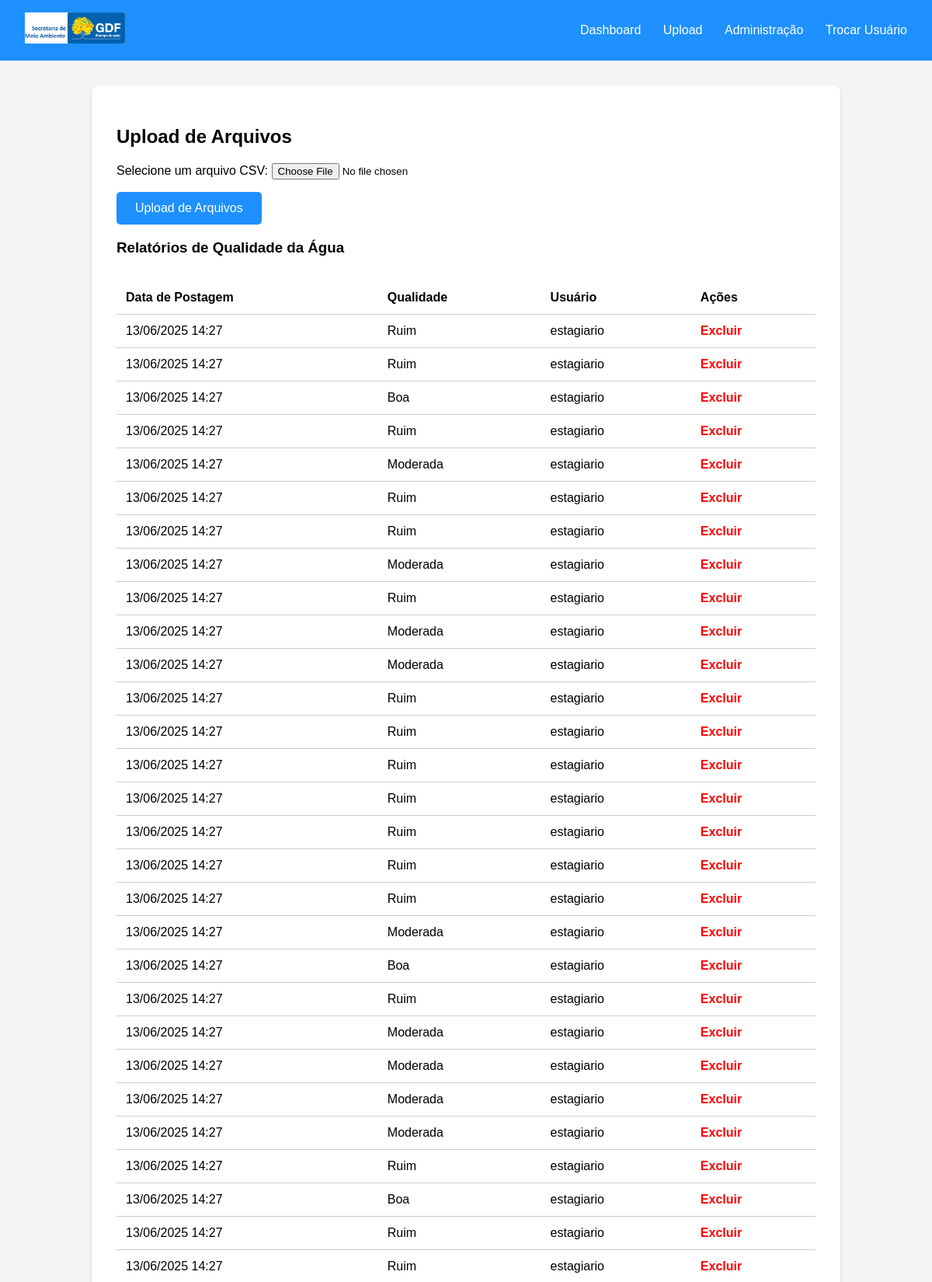
Page /dashboard/upload/ (signed in, upper part) on the committed database.
### dashboard/models.py (models this page shows, shortened)
class AguaData(models.Model):
    usuario = models.ForeignKey(User, on_delete=models.CASCADE)
    arquivo_nome = models.CharField(max_length=255)  # Nome original do arquivo CSV
    data_registro = models.DateTimeField(auto_now_add=True)  # Data do upload
    data_amostragem = models.DateField()  # Data da medição no CSV
    ph = models.DecimalField(max_digits=4, decimal_places=2, null=True, blank=True)
    turbidez = models.DecimalField(max_digits=6, decimal_places=2, null=True, blank=True)
    oxigenio_dissolvido = models.DecimalField(max_digits=5, decimal_places=2, null=True, blank=True)
    temperatura = models.DecimalField(max_digits=5, decimal_places=2, null=True, blank=True)
    qualidade = models.CharField(max_length=50, choices=[
        ('boa', 'Boa'),
        ('moderada', 'Moderada'),
        ('ruim', 'Ruim'),
        ('desconhecida', 'Desconhecida')
    ], default='desconhecida')

### dashboard/views.py (the view, shortened to what this page needs)
# urls.py: path('upload/', upload, name='upload'),
@login_required(login_url='/login/')
def upload(request):
    form = UploadCSVForm()
    relatorios_agua = AguaData.objects.all().order_by('-data_amostragem')
    relatorios_ar = ArData.objects.all().order_by('-data_amostragem')
    return render(request, 'upload.html', {
        'form': form,
        'relatorios_agua': relatorios_agua,
        'relatorios_ar': relatorios_ar
    })

### dashboard/forms.py
class UploadCSVForm(forms.Form):
    arquivo = forms.FileField(label='Selecione um arquivo CSV')

### dashboard/templates/upload.html (shortened to what this page needs)
<!DOCTYPE html>
{% load static %}
<html lang="pt-br">
<head>
    <link rel="stylesheet" href="{% static 'css/upload.css' %}">
</head>
<body>
<header>
    <div class="logo">
        <img src="{% static 'media/images.png' %}" alt="Logo" height="40">
    </div>
    <nav>
        <a href="/dashboard/">Dashboard</a>
        <a href="/dashboard/upload/">Upload</a>
        <a href="/admin/">Administração</a>
        <a href="/dashboard/trocar_usuario/">Trocar Usuário</a>
    </nav>
</header>
<div class="container">
    <h2>Upload de Arquivos</h2>
    <form method="post" enctype="multipart/form-data">
        {{ form.as_p }}
        <button type="submit" class="upload-btn">Upload de Arquivos</button>
    </form>
    <h3>Relatórios de Qualidade da Água</h3>
    <table>
        <thead>
            <tr>
                <th>Data de Postagem</th>
                <th>Qualidade</th>
                <th>Usuário</th>
                <th>Ações</th>
            </tr>
        </thead>
        <tbody>
            {% for relatorio in relatorios_agua %}
            <tr>
                <td>{{ relatorio.data_registro|date:"d/m/Y H:i" }}</td>
                <td>{{ relatorio.qualidade|title }}</td>
                <td>{{ relatorio.usuario.username }}</td>
                <td>
                    <a href="{% url 'excluir_relatorio' relatorio.id 'agua' %}"
                    onclick="return confirm('Tem certeza que deseja excluir este relatório de água?')"
                    class="delete-btn">Excluir</a>
                </td>
            </tr>
            {% empty %}
            <tr><td colspan="4">Nenhum relatório de água encontrado.</td></tr>
            {% endfor %}
        </tbody>
    </table>
</div>
</body>
</html>

### dashboard/static/css/upload.css (style rules this page uses)
body { font-family: Arial, sans-serif; background: #f4f4f4; margin: 0; padding: 0; }
header { background: #1e90ff; color: white; padding: 1rem 2rem; display: flex; justify-content: space-between; align-items: center; }
.logo { font-weight: bold; font-size: 1.5rem; }
nav a { margin-left: 1.5rem; color: white; text-decoration: none; font-weight: 500; }
.container { max-width: 900px; margin: 2rem auto; background: white; padding: 2rem; border-radius: 8px; box-shadow: 0 2px 5px rgba(0,0,0,0.1); }
.upload-btn { display: inline-block; padding: 0.75rem 1.5rem; background: #1e90ff; color: white; border: none; border-radius: 5px; font-size: 1rem; cursor: pointer; text-decoration: none; }
table { width: 100%; margin-top: 2rem; border-collapse: collapse; }
th, td { padding: 0.75rem; text-align: left; border-bottom: 1px solid #ccc; }
.delete-btn { color: red; text-decoration: none; font-weight: bold; }

### rows in the picture
AguaData: data_registro "13/06/2025 14:27", qualidade "Ruim", usuario.username "estagiario"
AguaData: data_registro "13/06/2025 14:27", qualidade "Ruim", usuario.username "estagiario"
AguaData: data_registro "13/06/2025 14:27", qualidade "Boa", usuario.username "estagiario"
AguaData: data_registro "13/06/2025 14:27", qualidade "Ruim", usuario.username "estagiario"
AguaData: data_registro "13/06/2025 14:27", qualidade "Moderada", usuario.username "estagiario"
AguaData: data_registro "13/06/2025 14:27", qualidade "Ruim", usuario.username "estagiario"
AguaData: data_registro "13/06/2025 14:27", qualidade "Ruim", usuario.username "estagiario"
AguaData: data_registro "13/06/2025 14:27", qualidade "Moderada", usuario.username "estagiario"
AguaData: data_registro "13/06/2025 14:27", qualidade "Ruim", usuario.username "estagiario"
AguaData: data_registro "13/06/2025 14:27", qualidade "Moderada", usuario.username "estagiario"
AguaData: data_registro "13/06/2025 14:27", qualidade "Moderada", usuario.username "estagiario"
AguaData: data_registro "13/06/2025 14:27", qualidade "Ruim", usuario.username "estagiario"
AguaData: data_registro "13/06/2025 14:27", qualidade "Ruim", usuario.username "estagiario"
AguaData: data_registro "13/06/2025 14:27", qualidade "Ruim", usuario.username "estagiario"
AguaData: data_registro "13/06/2025 14:27", qualidade "Ruim", usuario.username "estagiario"
AguaData: data_registro "13/06/2025 14:27", qualidade "Ruim", usuario.username "estagiario"
AguaData: data_registro "13/06/2025 14:27", qualidade "Ruim", usuario.username "estagiario"
AguaData: data_registro "13/06/2025 14:27", qualidade "Ruim", usuario.username "estagiario"
AguaData: data_registro "13/06/2025 14:27", qualidade "Moderada", usuario.username "estagiario"
AguaData: data_registro "13/06/2025 14:27", qualidade "Boa", usuario.username "estagiario"
AguaData: data_registro "13/06/2025 14:27", qualidade "Ruim", usuario.username "estagiario"
AguaData: data_registro "13/06/2025 14:27", qualidade "Moderada", usuario.username "estagiario"
AguaData: data_registro "13/06/2025 14:27", qualidade "Moderada", usuario.username "estagiario"
AguaData: data_registro "13/06/2025 14:27", qualidade "Moderada", usuario.username "estagiario"
AguaData: data_registro "13/06/2025 14:27", qualidade "Moderada", usuario.username "estagiario"
AguaData: data_registro "13/06/2025 14:27", qualidade "Ruim", usuario.username "estagiario"
AguaData: data_registro "13/06/2025 14:27", qualidade "Boa", usuario.username "estagiario"
AguaData: data_registro "13/06/2025 14:27", qualidade "Ruim", usuario.username "estagiario"
AguaData: data_registro "13/06/2025 14:27", qualidade "Ruim", usuario.username "estagiario"
